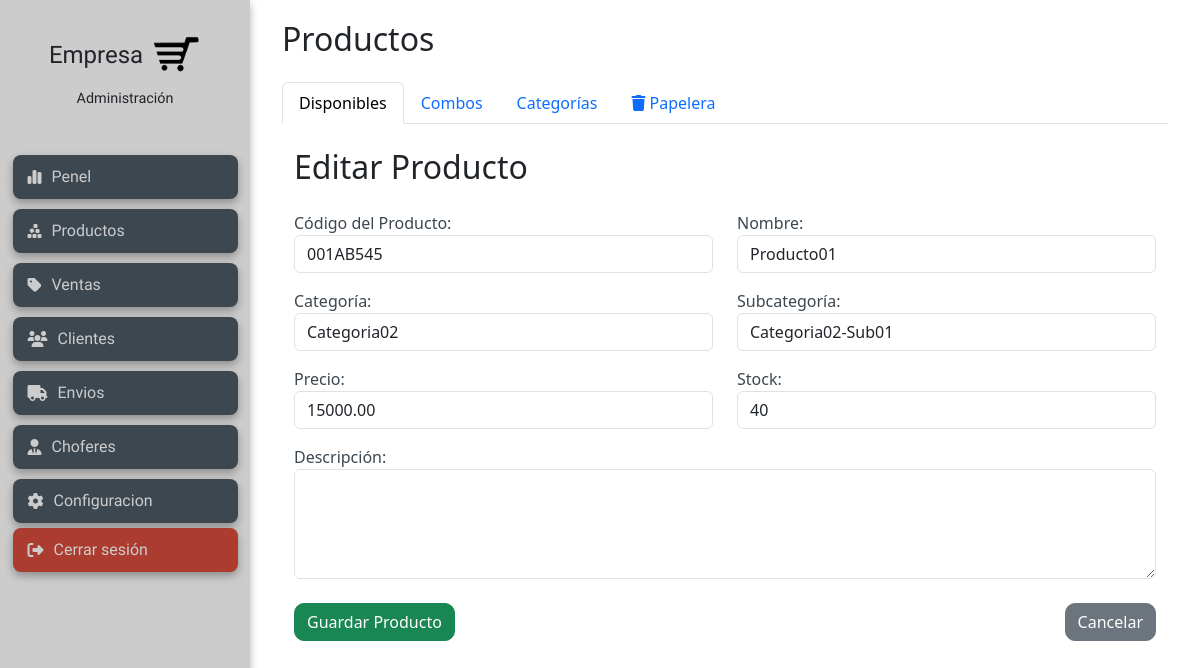
Screenshot of /products/1/edit/ (signed in) with the database file from the repository.
### products/models.py (models this page shows, shortened)
class Product(models.Model):
    code = models.CharField(max_length=50, unique=True, verbose_name="Código del Producto", blank=True, null=True)
    name = models.CharField(max_length=200, verbose_name="Nombre")
    description = models.TextField(blank=True, verbose_name="Descripción")
    category = models.ForeignKey(
        Category,
        on_delete=models.SET_NULL,
        null=True, blank=True,
        related_name="products",
        verbose_name="Subcategoría"
    )
    price = models.DecimalField(max_digits=10, decimal_places=2, verbose_name="Precio")
    stock = models.IntegerField(verbose_name="Stock")
    available = models.BooleanField(default=True, verbose_name="Disponible")
    created = models.DateTimeField(auto_now_add=True, verbose_name="Fecha de creación")
    updated = models.DateTimeField(auto_now=True, verbose_name="Última modificación")
    class Meta:
        verbose_name = "Producto"
        verbose_name_plural = "Productos"
        ordering = ['name']

### products/views.py (the view)
# urls.py: path('<int:pk>/edit/', views.product_edit, name='product_edit'),
@login_required
def product_edit(request, pk):
    product = get_object_or_404(Product, pk=pk)
    if request.method == 'POST':
        form = ProductForm(request.POST, instance=product)
        if form.is_valid():
            product = form.save(commit=False)
            if not product.available:
                product.available = True
            product.save()
            messages.success(request, "Producto actualizado exitosamente.")
            return redirect('products:product_list')
    else:
        form = ProductForm(instance=product)
    context = {
        'form': form,
        'title': 'Editar Producto',
        'active_tab': 'available', # La pestaña activa al editar es 'Disponibles'
    }
    return render(request, 'products/product_form.html', context)

### products/models.py (called while the page is built)
    def __str__(self):
        return self.name

### products/templates/products/product_form.html (shortened to what this page needs)
{% extends "products/products_layout.html" %}
{% load static %}
{% block product_content %}
<div class="container my-4" id="formsProductos">
  <h2 class="mb-4">{{ title }}</h2>
  <form method="post" novalidate id="formProducto">
    <div class="row mb-3">
      <div class="col-md-6">
        {{ form.code.label_tag }}
        {{ form.code }}
      </div>
      <div class="col-md-6">
        {{ form.name.label_tag }}
        {{ form.name }}
      </div>
    </div>
    <div class="row mb-3">
      <div class="col-md-6">
        {{ form.parent_category.label_tag }}
        {{ form.parent_category }}
      </div>
      <div class="col-md-6">
        {{ form.category.label_tag }}
        <div class="input-group">
          {{ form.category }}
        </div>
      </div>
    </div>
    <div class="row mb-3">
      <div class="col-md-6">
        {{ form.price.label_tag }}
        {{ form.price }}
      </div>
      <div class="col-md-6">
        {{ form.stock.label_tag }}
        {{ form.stock }}
      </div>
    </div>
    <div class="mb-3">
        {{ form.description.label_tag }}
        {{ form.description }}
    </div>
    <div class="d-flex justify-content-between mt-4">
      <button type="submit" class="btn btn-success">Guardar Producto</button>
      <a href="{% url 'products:product_list' %}" class="btn btn-secondary">Cancelar</a>
    </div>
  </form>
</div>
{% endblock product_content %}

### static/css/styleManagement.css (style rules this page uses)
body { margin: 0; font-family: 'Segoe UI', sans-serif; }
label { font-weight: 500; color: #3c4750; }
.btn { border-radius: 10px; }

### rows the page displays
Product: code "001AB545", name "Producto01", category "Categoria02-Sub01", price "15000.00", stock "40"

### other values shown
{{ title }} "Editar Producto"
